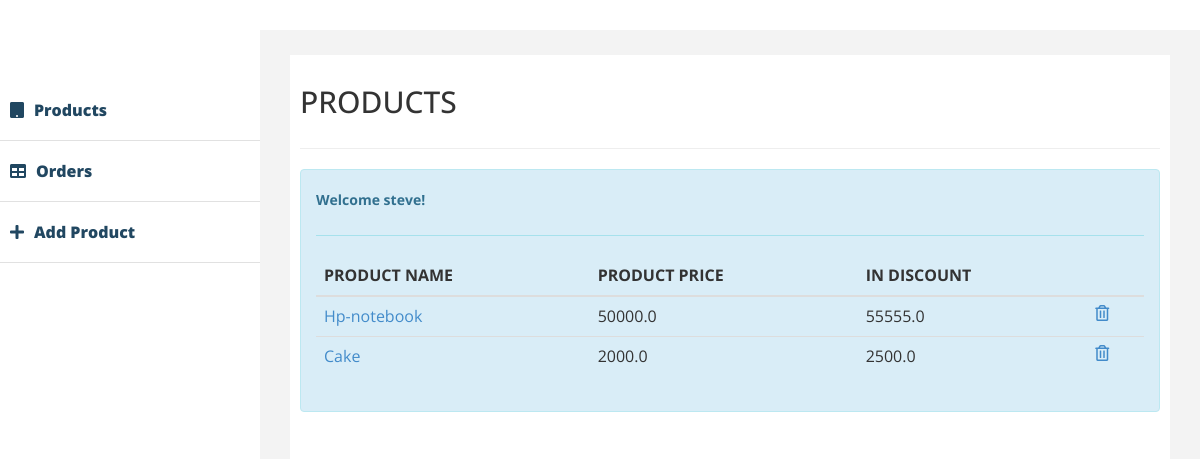
Before: /shop/ (signed in) with the older database file.
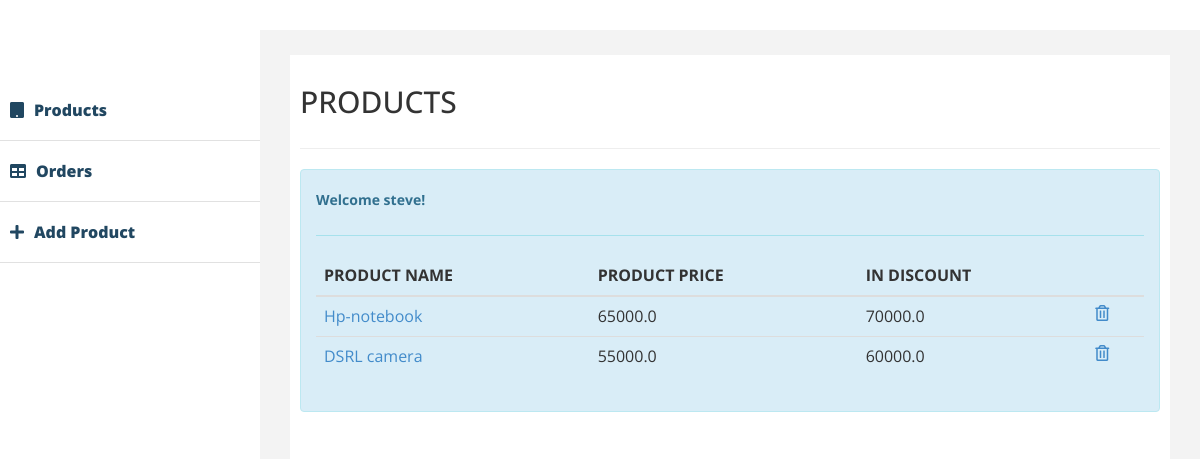
After: the same page with the newer database file.
### main/models.py (models this page shows, shortened)
class Product(models.Model):
    name = models.CharField(max_length=40)
    shop = models.ForeignKey(Shop, on_delete=models.CASCADE)
    category = models.ForeignKey(SubCategory, on_delete=models.CASCADE)
    price = models.FloatField()
    discount = models.FloatField(default=0)
    image = models.ImageField(upload_to='product images')
    image2 = models.ImageField(upload_to="product images", blank=True, null=True)
    image3 = models.ImageField(upload_to="product images", blank=True, null=True)
    image4 = models.ImageField(upload_to="product images", blank=True, null=True)
    description_title = models.TextField(blank=True, null=True)
    description = models.TextField()
    created_at = models.DateField(auto_now_add=True)

### shop/views.py (the view)
# urls.py: path('', views.dashboard, name="shop-dashboard"),
def dashboard(request):
    context = {}
    user = request.user
    shop = Shop.objects.get(owner_id=user.id)
    shop_products = Product.objects.filter(shop_id=shop.id)
    context["products"] = shop_products
    context["shop"] = shop
    context["owner"] = user
    return render(request, 'shop/index.html', context)

### templates/shop/index.html (shortened to what this page needs)
﻿{% extends 'shop/base.html' %}
{% load static %}
{% block content %}
<div class="row">
                    <div class="col-lg-12">
                     <h2> PRODUCTS </h2>
                    </div>
                </div>
                  <hr />
                <div class="row">
                    <div class="col-lg-12 ">
                        <div class="alert alert-info">
                             <strong>Welcome {{ owner.firstname }}! </strong>
                            <hr>
                            <div class="tm-product-table-container">
              <table class="table table-hover tm-table-small tm-product-table">
                <thead>
                  <tr>
                    <th scope="col">PRODUCT NAME</th>
                    <th scope="col">PRODUCT PRICE</th>
                    <th scope="col">IN DISCOUNT</th>
                    <th scope="col">&nbsp;</th>
                  </tr>
                </thead>
                <tbody>
                {% for product in products %}
                  <tr>
                      <td class="tm-product-name"><a href="{% url 'products' product.id %}">{{ product.name }}</a> </td>
                    <td>{{ product.price }}</td>
                    <td>{{ product.discount }}</td>
                    <td>
                      <a href="{% url 'delete-product' product.id %}" class="tm-product-delete-link">
                        <i class="far fa-trash-alt tm-product-delete-icon"></i>
                      </a>
                    </td>
                  </tr>
                  {% endfor %}
                </tbody>
              </table>
            </div>
                        </div>
                    </div>
                    </div>
                  </div>
              </div>
    </div>
{% endblock %}

Changed rows visible on the page:
changed Product "Hp-notebook": price "50000.0" → "65000.0"; discount "55555.0" → "70000.0"
changed Product: name "Cake" → "DSRL camera"; price "2000.0" → "55000.0"; discount "2500.0" → "60000.0"
